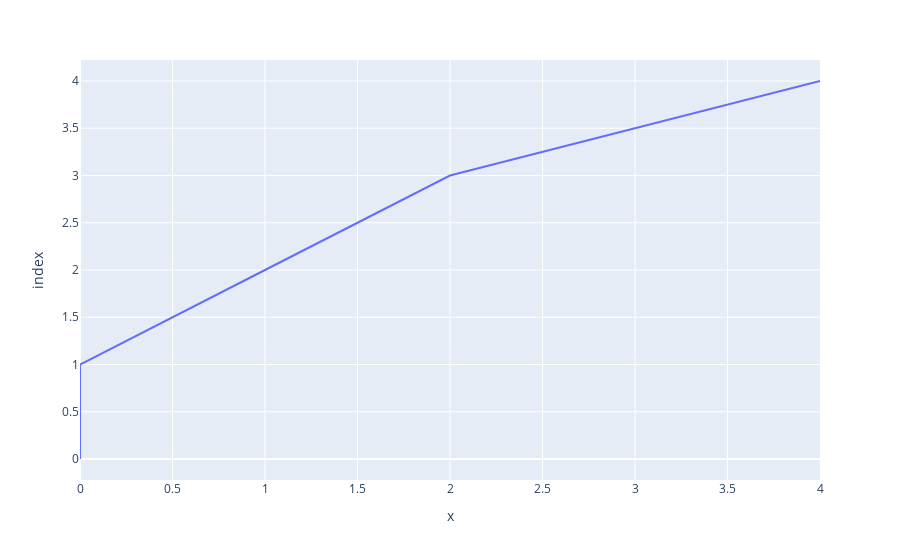

Here is the notebook cell this chart was saved with:
### Code cell
pl.line(x,y)

### Figure 1 — Plotly figure (JSON) as saved in the notebook; plotly's stock layout.template omitted (floating-point values rounded to 4 significant figures)
{"data": [{"hovertemplate": "x=%{x}<br>index=%{y}<extra></extra>", "legendgroup": "", "line": {"color": "#636efa", "dash": "solid"}, "marker": {"symbol": "circle"}, "mode": "lines", "name": "", "orientation": "h", "showlegend": false, "type": "scatter", "x": [0, 0, 1, 2, 4], "xaxis": "x", "y": [0, 1, 2, 3, 4], "yaxis": "y"}], "layout": {"legend": {"tracegroupgap": 0}, "margin": {"t": 60}, "xaxis": {"anchor": "y", "domain": [0, 1], "title": {"text": "x"}}, "yaxis": {"anchor": "x", "domain": [0, 1], "title": {"text": "index"}}}}
